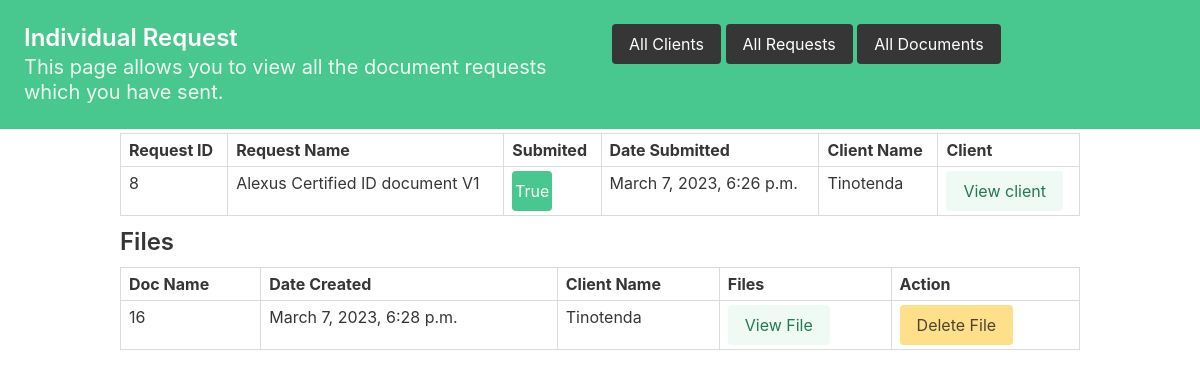
Page /request/8/ on the earlier database version.
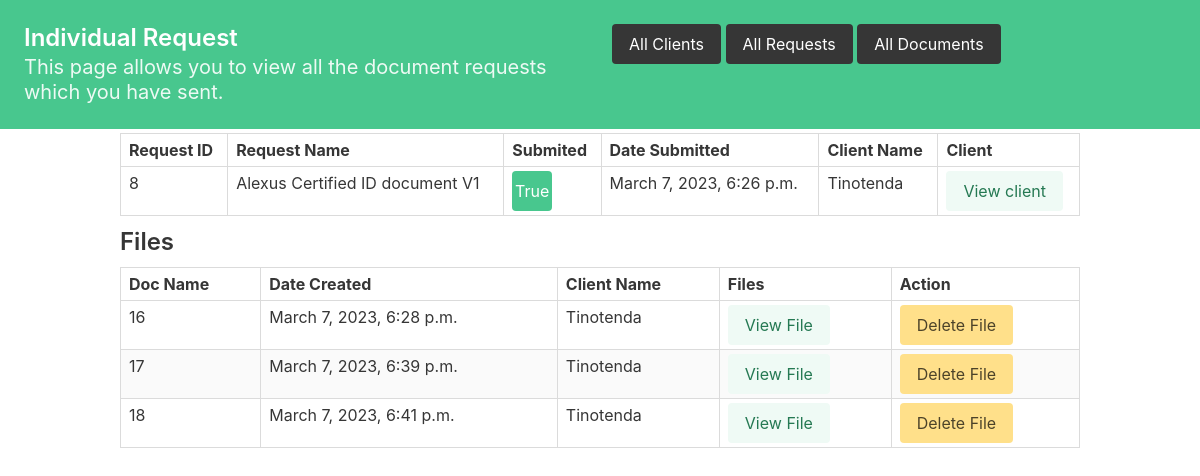
Same page on the later database version.
### managers/models.py (models this page shows, shortened)
class Request(models.Model):
    name = models.CharField(max_length=50, blank=False, null=False)
    submitted = models.BooleanField(default=False, blank=False)
    date_submitted = models.DateTimeField(auto_created=True, blank=False)
    client = models.ForeignKey(
        Client, on_delete=models.CASCADE, related_name='requests')

class Client(models.Model):
    name = models.CharField(max_length=50, blank=False, null=False)
    surname = models.CharField(max_length=50, blank=False, null=False)
    email = models.EmailField(
        max_length=50, blank=True, null=True, unique=True)

class Document(models.Model):
    name = models.CharField(max_length=50, blank=False, null=False)
    date = models.DateTimeField(auto_created=True, blank=False)
    document = models.FileField(
        upload_to='./managers/files', blank=False, null=False)
    request = models.ForeignKey(
        Request, on_delete=models.CASCADE, default=1, related_name='documents')
    client = models.ForeignKey(
        Client, on_delete=models.CASCADE, related_name='documents')

### managers/views.py (the view)
# urls.py: re_path(r'^request/(?P<request_id>\d+)/$', request_view,
def request_view(request, request_id):
    request_id = get_object_or_404(Request, pk=request_id)
    request_id = request_id.id
    requests = Request.objects.filter(id=request_id)
    for request_object in requests:
        documents = request_object.documents.all()
    return render(request, 'request_view.html', {"requests": requests, "documents": documents})

### templates/requests/request_view.html (shortened to what this page needs)
<!DOCTYPE html>
<html lang="en">
  <head>
    <link rel="stylesheet" href="https://cdn.jsdelivr.net/npm/bulma@0.9.3/css/bulma.min.css" />
  </head>
  <body>
    <section class="hero is-small is-success mb-4">
      <div class="hero-body columns">
        <div class="column iis-three-quarters is-vcentered">
          <h1 class="title is-4">Individual Request</h1>
          <p class="subtitle is-5">This page allows you to view all the document requests which you have sent.</p>
        </div>
        <div class="column is-vcentered is-right">
          <button class="button small is-dark"><a href="{% url 'clients' %}">All Clients</a></button>
          <button class="button small is-dark"><a href="{% url 'requests' %}">All Requests</a></button>
          <button class="button small is-dark"><a href="{% url 'documents' %}">All Documents</a></button>
        </div>
      </div>
    </section>
    <div class="columns">
      <div class="container iis-is-four-fifths">
        <table class="table is-bordered is-striped is-narrow is-hoverable is-fullwidth">
          <thead>
            <tr>
              <th>Request ID</th>
              <th>Request Name</th>
              <th>Submited</th>
              <th>Date Submitted</th>
              <th>Client Name</th>
              <th>Client</th>
            </tr>
          </thead>
          <tbody>
            {% for request in requests%}
            <tr>
              <td>{{request.id}}</td>
              <td>{{request.name}}</td>
              <td>
                {% if request%}
                <button class="button is-success">
                  <span class="icon is-small"> True </span>
                </button>
                {%else %}
                <button class="button is-warning">
                  <span class="icon is-small"> False </span>
                </button>
                {% endif %}
              </td>
              <td>{{request.date_submitted}}</td>
              <td>{{request.client.name}}</td>
              <td>
                <form action="{% url 'client_view' %}" method="POST">
                  <button class="button is-success is-light small" name="client_id" value="{{request.client.id}}">View client</button>
                </form>
              </td>
            </tr>
            {% endfor%}
          </tbody>
        </table>
      </div>
    </div>
    <div class="block is-full">
      <div class="container">
        <h1 class="title is-4">Files</h1>
      </div>
    </div>
    <div class="columns">
      <div class="container iis-is-four-fifths">
        <table class="table is-bordered is-striped is-narrow is-hoverable is-fullwidth" id="list_Table">
          <thead>
            <tr>
              <th>Doc Name</th>
              <th>Date Created</th>
              <th>Client Name</th>
              <th>Files</th>
              <th>Action</th>
            </tr>
          </thead>
          <tbody>
            {% for document in documents%}
            <tr>
              <td>{{document.id}}</td>
              <td>{{document.date}}</td>
              <td>{{document.client.name}}</td>
              <td>
                <form action="{% url 'show_file' %}" target="_blank" method="POST">
                  <button class="button is-success is-light small" type="submit" name="name" value="{{document.document}}">View File</button>
                </form>
              </td>
              <td>
                <form action="{% url 'client_view_doc' %}" method="POST">
                  <button class="button is-info is-warning small" type="submit" name="delete_id" value="{{document.id}}">Delete File</button>
                </form>
              </td>
            </tr>
            {% endfor%}
          </tbody>
        </table>
      </div>
    </div>
  </body>
</html>

Differences in the rows shown:
added Document: id "17", date "March 7, 2023, 6:39 p.m.", client.name "Tinotenda"
added Document: id "18", date "March 7, 2023, 6:41 p.m.", client.name "Tinotenda"
